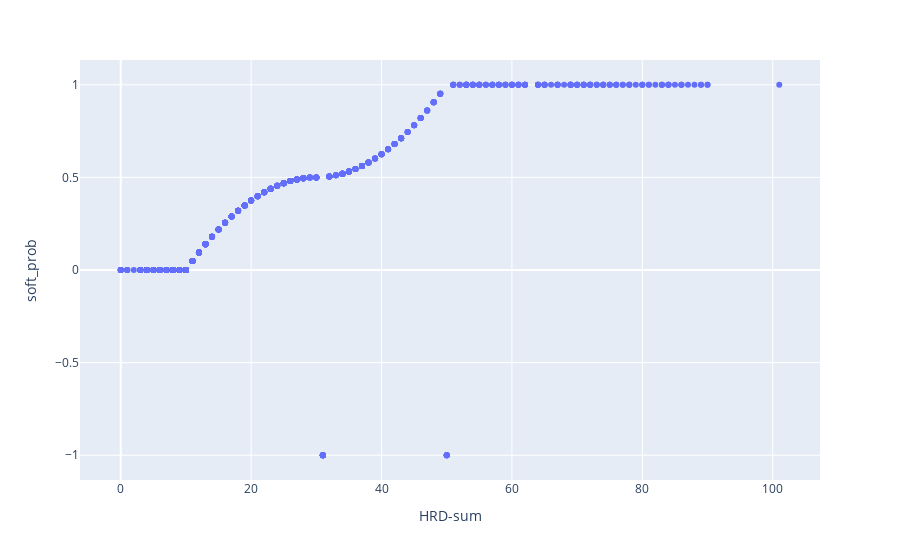

The cell this chart's notebook holds for it:
### Code cell
px.scatter(metadata, x = 'HRD-sum', y= 'soft_prob')

### Figure 1 — Plotly figure (JSON) as saved in the notebook; plotly's stock layout.template omitted (floating-point values rounded to 4 significant figures; data arrays with more than 128 entries replaced by an {"elided": "..."} marker saying what was removed)
{"data": [{"hovertemplate": "HRD-sum=%{x}<br>soft_prob=%{y}<extra></extra>", "legendgroup": "", "marker": {"color": "#636efa", "symbol": "circle"}, "mode": "markers", "name": "", "orientation": "v", "showlegend": false, "type": "scatter", "x": {"elided": "857 int values"}, "xaxis": "x", "y": {"elided": "857 float values"}, "yaxis": "y"}], "layout": {"legend": {"tracegroupgap": 0}, "margin": {"t": 60}, "xaxis": {"anchor": "y", "domain": [0, 1], "title": {"text": "HRD-sum"}}, "yaxis": {"anchor": "x", "domain": [0, 1], "title": {"text": "soft_prob"}}}}
